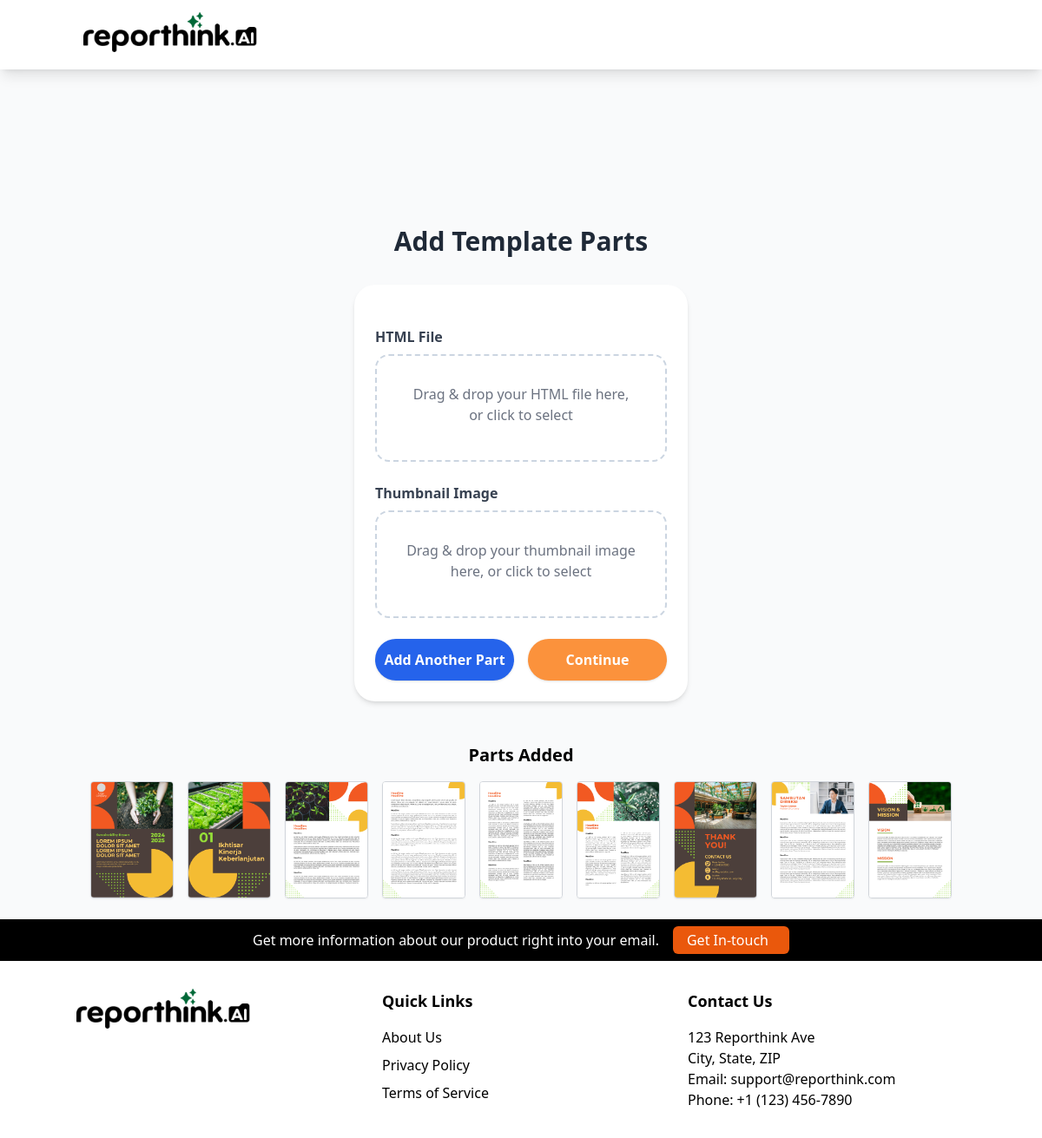
Page /add-template-part/13/ on the earlier database version.
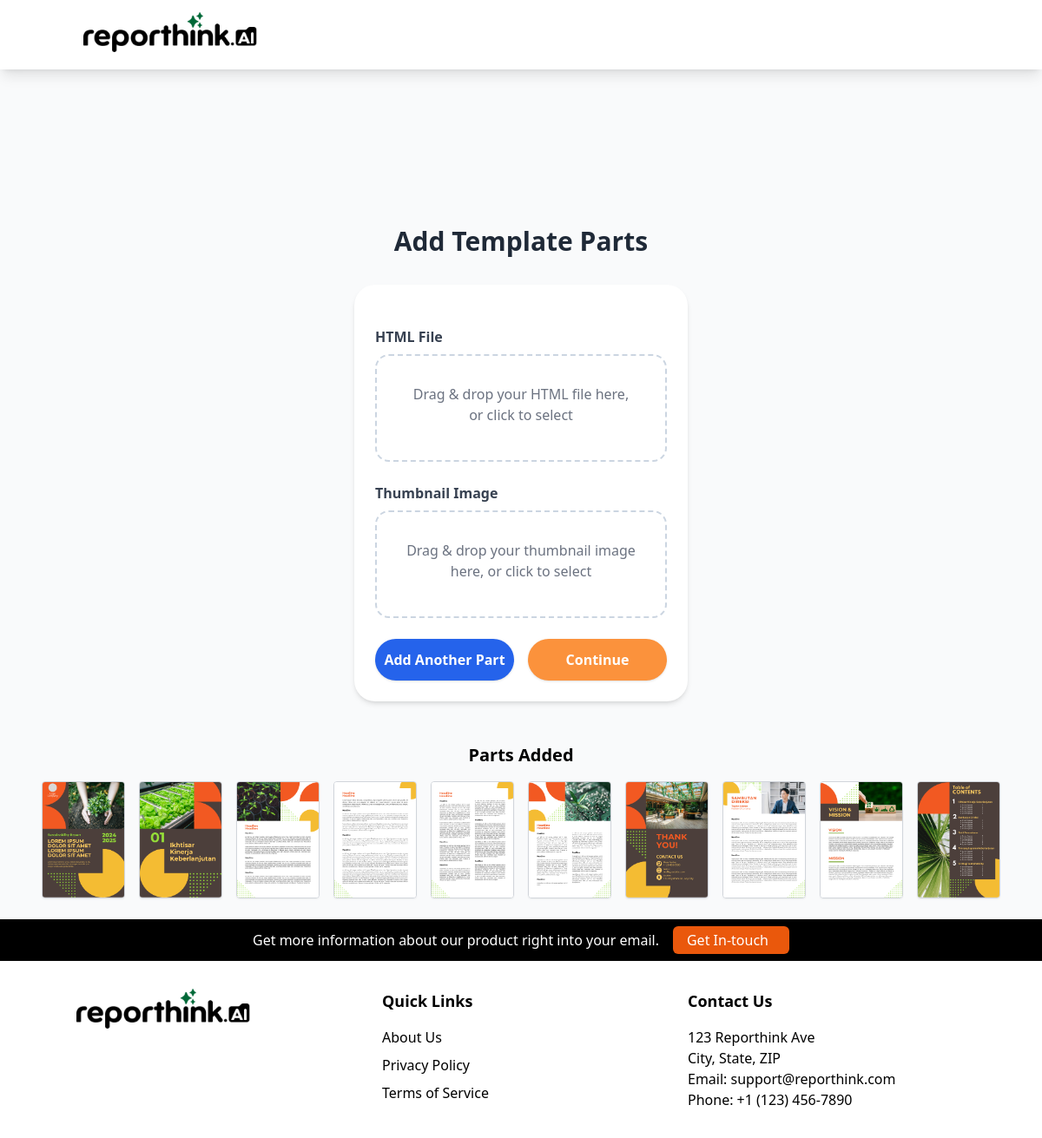
Same page on the later database version.
### Template_Editor_App/models.py (models this page shows, shortened)
class TemplatePart(models.Model):
    template = models.ForeignKey(Template, on_delete=models.CASCADE, related_name='parts')
    name = models.CharField(max_length=255, blank=True)
    html_file = models.FileField(upload_to='templates_parts/html/')
    thumbnail = models.ImageField(upload_to='templates_parts/thumbnails/')

### Template_Editor_App/views.py (the view)
# urls.py: path('add-template-part/<int:template_id>/', views.add_template_part, name='add_template_part'),
def add_template_part(request, template_id):
    template = get_object_or_404(Template, id=template_id)
    parts = template.parts.all()  # Get existing parts
    if request.method == 'POST':
        form = TemplatePartForm(request.POST, request.FILES)
        if form.is_valid():
            part = form.save(commit=False)
            part.template = template
            part.save()
            if 'add_another' in request.POST:
                return redirect('add_template_part', template_id=template.id)
            else:
                return redirect('set_cover_part', template_id=template.id)
    else:
        form = TemplatePartForm()
    return render(request, 'add_template_part.html', {
        'form': form,
        'template': template,
        'parts': parts,  # Pass parts to template
    })

### Template_Editor_App/templates/add_template_part.html (shortened to what this page needs)
{% extends "base.html" %} {% block content %}
<div
  class="min-h-screen flex flex-col items-center justify-start pt-[15%] bg-gray-50 px-4"
>
  <h1 class="text-3xl font-bold text-gray-800 mb-8 text-center">
    Add Template Parts
  </h1>
  <form
    method="post"
    enctype="multipart/form-data"
    class="w-full max-w-sm flex flex-col space-y-6 bg-white p-6 rounded-3xl shadow-md"
  >
    <div>
      <label class="block mb-2 font-semibold text-gray-700" for="id_html_file"
        >HTML File</label
      >
      <div id="html-file-dropzone" class="file-dropzone">
        <p class="text-gray-500">
          Drag & drop your HTML file here, or click to select
        </p>
      </div>
    </div>
    <div>
      <label class="block mb-2 font-semibold text-gray-700" for="id_thumbnail"
        >Thumbnail Image</label
      >
      <div id="thumbnail-dropzone" class="file-dropzone">
        <p class="text-gray-500">
          Drag & drop your thumbnail image here, or click to select
        </p>
      </div>
    </div>
    <div class="flex justify-between space-x-4">
      <button
        type="submit"
        name="add_another"
        class="w-1/2 py-3 bg-blue-600 text-white font-bold rounded-3xl shadow hover:bg-blue-700 focus:outline-none transition"
      >
        Add Another Part
      </button>
      <button
        type="submit"
        class="w-1/2 py-3 bg-orange-400 text-white font-bold rounded-3xl shadow hover:bg-orange-600 focus:outline-none transition"
      >
        Continue
      </button>
    </div>
  </form>
  {% if parts %}
  <h2 class="text-xl font-semibold mb-4 mt-12">Parts Added</h2>
  <div class="flex flex-wrap gap-4 mb-6 justify-center">
    {% for part in parts %}
    <div
      class="w-24 h-auto rounded overflow-hidden border border-gray-300 shadow-sm"
    >
      <img
        src="{{ part.thumbnail.url }}"
        alt="{{ part.name }}"
        class="object-cover w-full h-full"
      />
    </div>
    {% endfor %}
  </div>
  {% endif %}
</div>
{% endblock %}

Differences in the rows shown:
added TemplatePart: thumbnail (picture)
